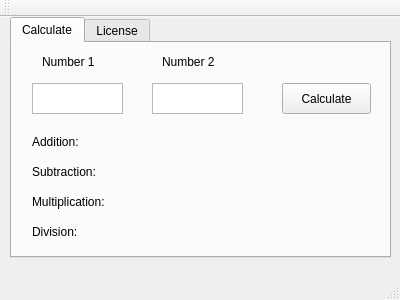
<?xml version="1.0" encoding="UTF-8"?>
<ui version="4.0">
 <class>MainWindow</class>
 <widget class="QMainWindow" name="MainWindow">
  <property name="geometry">
   <rect>
    <x>0</x>
    <y>0</y>
    <width>400</width>
    <height>300</height>
   </rect>
  </property>
  <property name="windowTitle">
   <string>MainWindow</string>
  </property>
  <widget class="QWidget" name="centralWidget">
   <widget class="QTabWidget" name="tabWidget">
    <property name="geometry">
     <rect>
      <x>10</x>
      <y>0</y>
      <width>381</width>
      <height>241</height>
     </rect>
    </property>
    <property name="currentIndex">
     <number>0</number>
    </property>
    <widget class="QWidget" name="calculateTab">
     <attribute name="title">
      <string>Calculate</string>
     </attribute>
     <widget class="QTextEdit" name="numberTextEdit1">
      <property name="geometry">
       <rect>
        <x>20</x>
        <y>40</y>
        <width>91</width>
        <height>31</height>
       </rect>
      </property>
     </widget>
     <widget class="QTextEdit" name="numberTextEdit2">
      <property name="geometry">
       <rect>
        <x>140</x>
        <y>40</y>
        <width>91</width>
        <height>31</height>
       </rect>
      </property>
     </widget>
     <widget class="QLabel" name="numberLabel1">
      <property name="geometry">
       <rect>
        <x>30</x>
        <y>10</y>
        <width>67</width>
        <height>17</height>
       </rect>
      </property>
      <property name="text">
       <string>Number 1</string>
      </property>
     </widget>
     <widget class="QLabel" name="numberLabel2">
      <property name="geometry">
       <rect>
        <x>150</x>
        <y>10</y>
        <width>67</width>
        <height>17</height>
       </rect>
      </property>
      <property name="text">
       <string>Number 2</string>
      </property>
     </widget>
     <widget class="QPushButton" name="calculateButton">
      <property name="geometry">
       <rect>
        <x>270</x>
        <y>40</y>
        <width>89</width>
        <height>31</height>
       </rect>
      </property>
      <property name="text">
       <string>Calculate</string>
      </property>
     </widget>
     <widget class="QLabel" name="addLabel">
      <property name="geometry">
       <rect>
        <x>20</x>
        <y>90</y>
        <width>111</width>
        <height>17</height>
       </rect>
      </property>
      <property name="text">
       <string>Addition: </string>
      </property>
     </widget>
     <widget class="QLabel" name="subLabel">
      <property name="geometry">
       <rect>
        <x>20</x>
        <y>120</y>
        <width>111</width>
        <height>17</height>
       </rect>
      </property>
      <property name="text">
       <string>Subtraction: </string>
      </property>
     </widget>
     <widget class="QLabel" name="mulLabel">
      <property name="geometry">
       <rect>
        <x>20</x>
        <y>150</y>
        <width>111</width>
        <height>17</height>
       </rect>
      </property>
      <property name="text">
       <string>Multiplication:</string>
      </property>
     </widget>
     <widget class="QLabel" name="divLabel">
      <property name="geometry">
       <rect>
        <x>20</x>
        <y>180</y>
        <width>111</width>
        <height>17</height>
       </rect>
      </property>
      <property name="text">
       <string>Division:</string>
      </property>
     </widget>
     <widget class="QLabel" name="addResultLabel">
      <property name="geometry">
       <rect>
        <x>150</x>
        <y>90</y>
        <width>81</width>
        <height>17</height>
       </rect>
      </property>
      <property name="text">
       <string/>
      </property>
      <property name="alignment">
       <set>Qt::AlignRight|Qt::AlignTrailing|Qt::AlignVCenter</set>
      </property>
     </widget>
     <widget class="QLabel" name="subResultLabel">
      <property name="geometry">
       <rect>
        <x>150</x>
        <y>120</y>
        <width>81</width>
        <height>17</height>
       </rect>
      </property>
      <property name="text">
       <string/>
      </property>
      <property name="alignment">
       <set>Qt::AlignRight|Qt::AlignTrailing|Qt::AlignVCenter</set>
      </property>
     </widget>
     <widget class="QLabel" name="mulResultLabel">
      <property name="geometry">
       <rect>
        <x>150</x>
        <y>150</y>
        <width>81</width>
        <height>16</height>
       </rect>
      </property>
      <property name="text">
       <string/>
      </property>
      <property name="alignment">
       <set>Qt::AlignRight|Qt::AlignTrailing|Qt::AlignVCenter</set>
      </property>
     </widget>
     <widget class="QLabel" name="divResultLabel">
      <property name="geometry">
       <rect>
        <x>150</x>
        <y>180</y>
        <width>81</width>
        <height>16</height>
       </rect>
      </property>
      <property name="text">
       <string/>
      </property>
      <property name="alignment">
       <set>Qt::AlignRight|Qt::AlignTrailing|Qt::AlignVCenter</set>
      </property>
     </widget>
    </widget>
    <widget class="QWidget" name="licenseTab">
     <attribute name="title">
      <string>License</string>
     </attribute>
     <widget class="QPushButton" name="licenseButton">
      <property name="geometry">
       <rect>
        <x>140</x>
        <y>120</y>
        <width>89</width>
        <height>25</height>
       </rect>
      </property>
      <property name="text">
       <string>OK</string>
      </property>
     </widget>
     <widget class="QTextEdit" name="licenseTextEdit">
      <property name="geometry">
       <rect>
        <x>20</x>
        <y>60</y>
        <width>341</width>
        <height>31</height>
       </rect>
      </property>
     </widget>
     <widget class="QLabel" name="licenseLabel">
      <property name="geometry">
       <rect>
        <x>20</x>
        <y>30</y>
        <width>171</width>
        <height>17</height>
       </rect>
      </property>
      <property name="text">
       <string>&lt;html&gt;&lt;head/&gt;&lt;body&gt;&lt;p&gt;Enter License Key:&lt;/p&gt;&lt;/body&gt;&lt;/html&gt;</string>
      </property>
     </widget>
    </widget>
   </widget>
  </widget>
  <widget class="QMenuBar" name="menuBar">
   <property name="geometry">
    <rect>
     <x>0</x>
     <y>0</y>
     <width>400</width>
     <height>22</height>
    </rect>
   </property>
  </widget>
  <widget class="QToolBar" name="mainToolBar">
   <attribute name="toolBarArea">
    <enum>TopToolBarArea</enum>
   </attribute>
   <attribute name="toolBarBreak">
    <bool>false</bool>
   </attribute>
  </widget>
  <widget class="QStatusBar" name="statusBar"/>
 </widget>
 <layoutdefault spacing="6" margin="11"/>
 <resources/>
 <connections/>
</ui>
